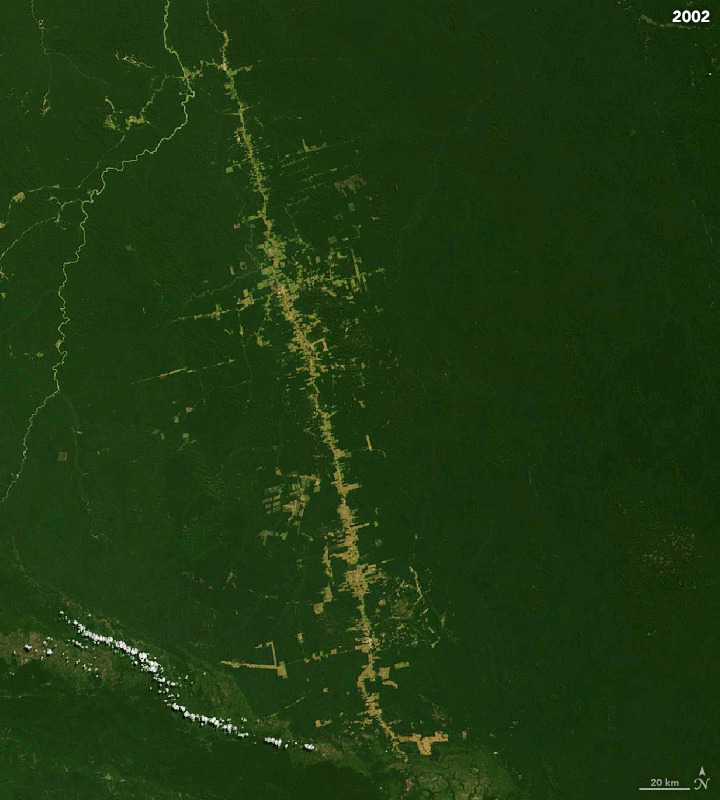
#> input picture Computer Vision/Actividad_3/img/images-0002.jpg, 720 x 800 px, given in place of lenna.png, which was not available
$ jupyter execute T6_Explicacion_Ecualizacion_del_histograma.ipynb   (text cells are left out)
#> lines starting #> are read from the running program, lines starting #| are printed output that depends on the picture; pictures that were not available may be replaced by others from this repository, and a replacement may not be noted
[cell 1]
# Importar Librerías
import cv2
import numpy as np
import matplotlib.pyplot as plt
import requests
from io import BytesIO
# from google.colab import files
import pandas as pd
# filtra warnings
import warnings
warnings.filterwarnings('ignore')

[cell 2]
# Función para redimensionar la imagen
def resize_image(image, size):
    return cv2.resize(image, (size, size), interpolation=cv2.INTER_AREA)

# Función para mostrar una imagen con los valores de intensidad pintados
def mostrar_imagen_con_valores(imagen, titulo):
    plt.imshow(imagen, cmap="gray")
    plt.title(titulo)
    plt.axis("off")
    for i in range(imagen.shape[0]):
        for j in range(imagen.shape[1]):
            value = imagen[i, j]
            plt.text(j, i, f"{value}", color="red", ha="center", va="center", fontsize=8)

# Función para calcular y mostrar histograma y CDF
def mostrar_histograma_e_cdf(imagen, titulo, ax):
    hist, bins = np.histogram(imagen.flatten(), 256, [0, 256])
    cdf = hist.cumsum()
    cdf_normalized = cdf * float(hist.max()) / cdf.max()

    ax.plot(cdf_normalized, color="b", label="CDF")
    ax.hist(imagen.flatten(), bins=256, color="gray", alpha=0.7, label="Histograma")
    ax.set_title(titulo)
    ax.set_xlabel("Intensidad")
    ax.set_ylabel("Frecuencia")
    ax.legend()

[cell 3]
# uploaded = files.upload()
# image_path = list(uploaded.keys())[0]
# image = cv2.imread(image_path, cv2.IMREAD_GRAYSCALE)

image = cv2.imread('../../data/img/lenna.png', cv2.IMREAD_GRAYSCALE)
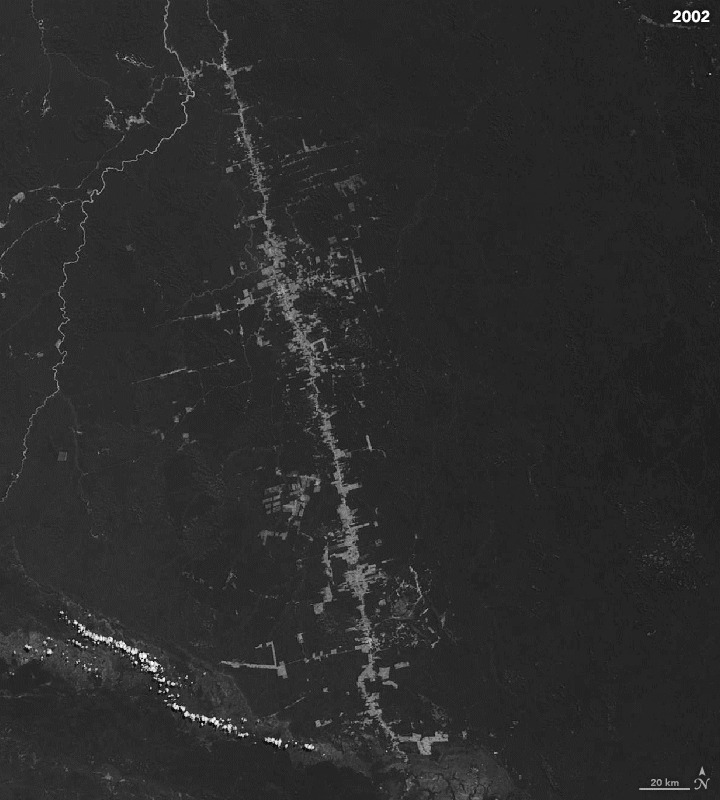
#> image: shape (800, 720); min 6, max 255, mean 43.8


# Redimensionar la imagen a 16x16 píxeles, puedes probar a cambiar a otras resoluciones! 32x32 etc
size_x = 16
size_y = 16
resized_image = cv2.resize(image, (size_x, size_y), interpolation=cv2.INTER_AREA)

# Crear la figura
plt.figure(figsize=(8, 8))
plt.imshow(resized_image, cmap="gray")
plt.title(f"Imagen en escala de grises ({size_x}x{size_y}) con valores de intensidad")
plt.axis("off")

# Añadir los valores de intensidad en cada píxel
for i in range(resized_image.shape[0]):
    for j in range(resized_image.shape[1]):
        value = resized_image[i, j]
        plt.text(j, i, f"{value}", color="red", ha="center", va="center", fontsize=10)

# Mostrar la imagen con los valores
plt.show()
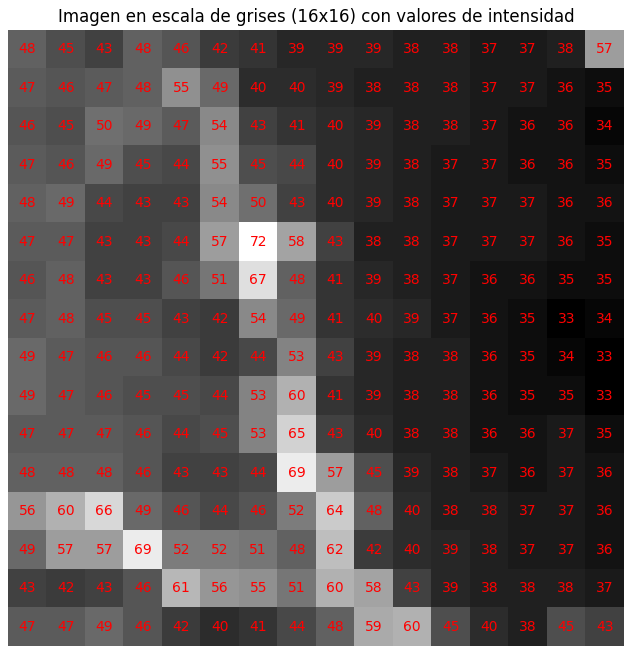
#> figure drawn by matplotlib, 1 panel

[cell 4]
# Calcular la frecuencia de intensidades
unique, counts = np.unique(resized_image, return_counts=True)
#> unique = 36 values from 33 to 72; counts = 36 values, max 27 at index 5, min 1 at index 26, mean 7.11
frequency_df = pd.DataFrame({"Intensity": unique, "Frequency": counts})
#> frequency_df = table of 36 rows and 2 columns


# Calcular la suma acumulativa
frequency_df["Cumulative Sum"] = frequency_df["Frequency"].cumsum()
frequency_df
#> Out = table of 36 rows and 3 columns

[cell 5]
hist,bins = np.histogram(resized_image.flatten(),256,[0,256])
#> hist = 256 values, max 27 at index 38, min 0 at index 0, mean 1; bins = 257 values from 0 to 256

cdf = hist.cumsum()
#> cdf = 256 values from 0 to 256
cdf_normalized = cdf * float(hist.max()) / cdf.max()
#> cdf_normalized = 256 values from 0 to 27

# Histograma de la imagen original
plt.plot(cdf_normalized, color = 'b')
plt.hist(resized_image.flatten(), bins=256, color='gray', alpha=0.9)
plt.title("Histograma Escala de Grises")
plt.xlabel("Intensidad")
plt.ylabel("Frecuencia")
plt.legend(["CDF", "Histograma"])
plt.show();
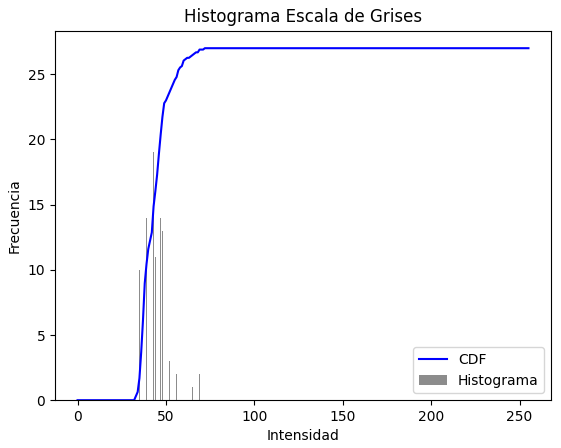
#> figure drawn by matplotlib, 1 panel; tallest bar 27 high, from x = 37.88 to 38.03; curve peaks at x = 72, y = 27

[cell 6]
# Calcular el histograma y el CDF
unique, counts = np.unique(resized_image, return_counts=True)
cdf = np.cumsum(counts)
#> cdf = 36 values from 3 to 256
cdf_min = np.min(cdf)
#> cdf_min = 3
total_pixels = resized_image.size
#> total_pixels = 256
L = 256  # Rango de intensidades (0-255)

# Crear un mapa de mapeo para intensidades
mapping = {}
for intensity, freq, cdf_val in zip(unique, counts, cdf):
    mapping[intensity] = round(((cdf_val - cdf_min) / (total_pixels - cdf_min)) * (L - 1))
#> this loop made 36 passes
#> (intensity, freq, cdf_val) on passes 1 to 12: (33, 3, 3), (34, 3, 6), (35, 10, 16), (36, 19, 35), (37, 23, 58), (38, 27, 85), (39, 14, 99), (40, 11, 110), (41, 6, 116), (42, 6, 122), (43, 19, 141), (44, 11, 152)
#> after the loop, mapping = 36 items

# Ecualizar la imagen usando el mapeo
equalized_image = np.zeros_like(resized_image)
for intensity in unique:
    equalized_image[resized_image == intensity] = mapping[intensity]
#> this loop made 36 passes
#> intensity on passes 1 to 12: 33, 34, 35, 36, 37, 38, 39, 40, 41, 42, 43, 44

# Crear la figura y mostrar las imágenes lado a lado
plt.figure(figsize=(12, 6))

# Mostrar la imagen original
plt.subplot(1, 2, 1)
mostrar_imagen_con_valores(resized_image, "Imagen Original con Valores")

# Mostrar la imagen ecualizada
plt.subplot(1, 2, 2)
mostrar_imagen_con_valores(equalized_image, "Imagen Ecualizada con Valores")

plt.tight_layout()
plt.show()
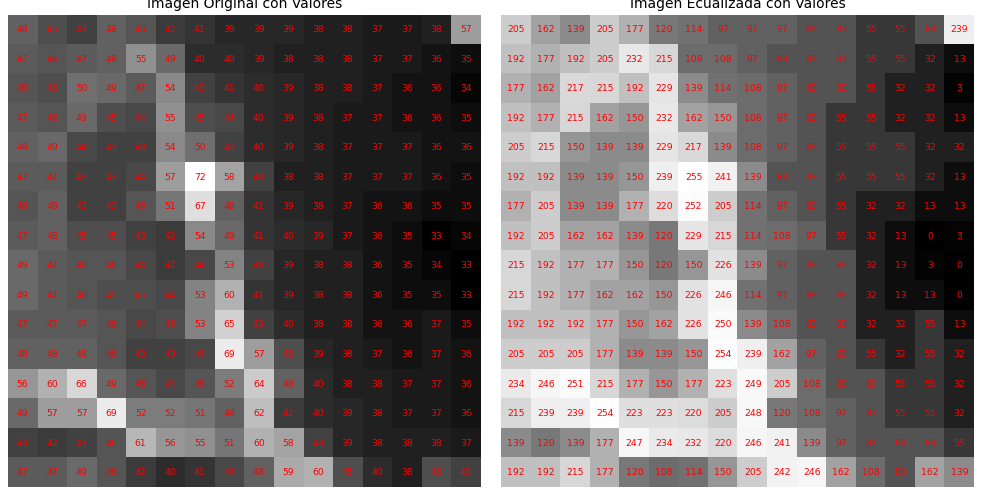
#> figure drawn by matplotlib, 2 panels

[cell 7]
# Ecualizar la imagen utilizando OpenCV
equalized_image_cv2 = cv2.equalizeHist(resized_image)

# Crear la figura y mostrar las imágenes lado a lado
plt.figure(figsize=(12, 6))


# Mostrar la imagen original
plt.subplot(1, 2, 1)
mostrar_imagen_con_valores(resized_image, "Imagen Original con Valores")

# Mostrar la imagen ecualizada
plt.subplot(1, 2, 2)
mostrar_imagen_con_valores(equalized_image_cv2, "Imagen Ecualizada con Valores (OpenCV)")

plt.tight_layout()
plt.show()

[cell 8]
# Crear la figura para los tres casos
fig, axs = plt.subplots(1, 3, figsize=(18, 6))

# Histograma y CDF para imagen original
mostrar_histograma_e_cdf(resized_image, "Original", axs[0])
#> in mostrar_histograma_e_cdf, `hist, bins = np.histogram(imagen.flatten(), 256, [0, 256])`: bins = 257 values from 0 to 256
#> in mostrar_histograma_e_cdf, `cdf = hist.cumsum()`: cdf = 256 values from 0 to 256
#> in mostrar_histograma_e_cdf, `cdf_normalized = cdf * float(hist.max()) / cdf.max()`: cdf_normalized = 256 values from 0 to 27
# Histograma y CDF para ecualización manual
mostrar_histograma_e_cdf(equalized_image, "Ecualización Manual", axs[1])
# Histograma y CDF para ecualización con OpenCV
mostrar_histograma_e_cdf(equalized_image_cv2, "Ecualización OpenCV", axs[2])

plt.tight_layout()
plt.show()
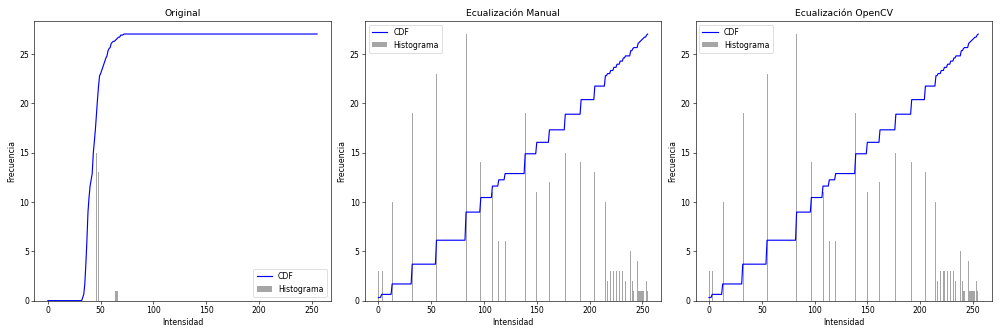
#> figure drawn by matplotlib, 3 panels; panel 1: tallest bar 27 high, from x = 37.88 to 38.03; panel 1: curve peaks at x = 72, y = 27; panel 2: tallest bar 27 high, from x = 82.68 to 83.67; panel 2: curve peaks at x = 255, y = 27

$ run again, on Computer Vision/Actividad_3/img/images-0004.jpg
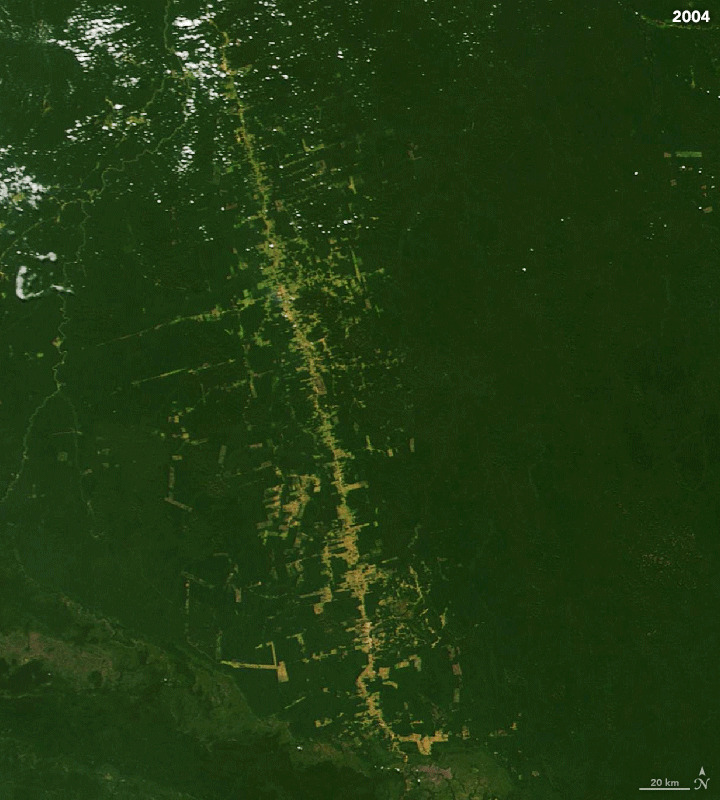
#> input picture Computer Vision/Actividad_3/img/images-0004.jpg, 720 x 800 px, given in place of lenna.png, which was not available
#> unique = 37 values from 35 to 95; counts = 37 values, max 52 at index 3, min 1 at index 0, mean 6.92
#> frequency_df = table of 37 rows and 2 columns
#> Out = table of 37 rows and 3 columns
#> `hist,bins = np.histogram(resized_image.flatten(),256,[0,256])`: hist = 256 values, max 52 at index 38, min 0 at index 0, mean 1; bins = 257 values from 0 to 256
#> `cdf = hist.cumsum()`: cdf = 256 values from 0 to 256
#> `cdf_normalized = cdf * float(hist.max()) / cdf.max()`: cdf_normalized = 256 values from 0 to 52
#> `cdf = np.cumsum(counts)`: cdf = 37 values from 1 to 256
#> cdf_min = 1
#> the loop `for intensity, freq, cdf_val in zip(unique, counts, cdf):` made 37 passes
#> (intensity, freq, cdf_val) on passes 1 to 8: (35, 1, 1), (36, 3, 4), (37, 10, 14), (38, 52, 66), (39, 18, 84), (40, 11, 95), (41, 14, 109), (42, 12, 121)
#> after the loop `for intensity, freq, cdf_val in zip(unique, counts, cdf):`: mapping = 37 items
#> the loop `for intensity in unique:` made 37 passes
#> intensity on passes 1 to 8: 35, 36, 37, 38, 39, 40, 41, 42
#> `plt.show()`:
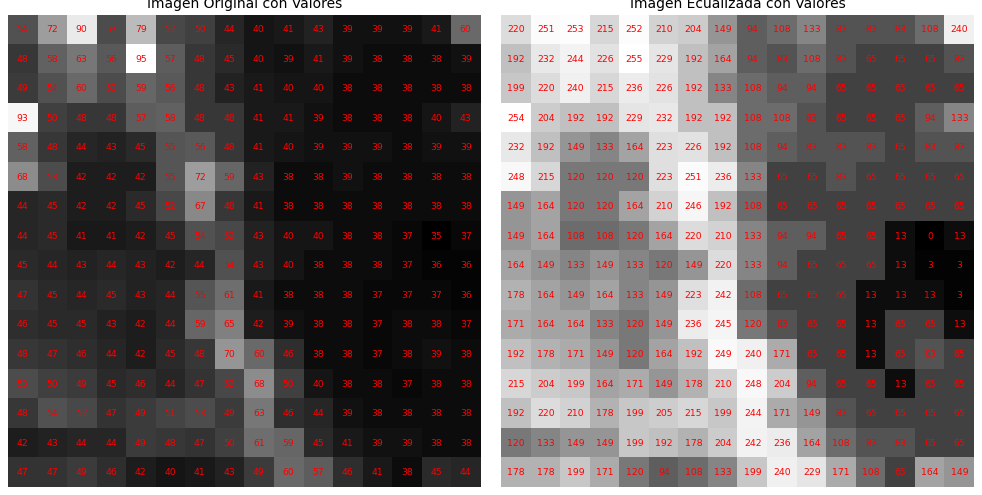
#> figure drawn by matplotlib, 2 panels
#> in mostrar_histograma_e_cdf, `hist, bins = np.histogram(imagen.flatten(), 256, [0, 256])`: bins = 257 values from 0 to 256
#> in mostrar_histograma_e_cdf, `cdf = hist.cumsum()`: cdf = 256 values from 0 to 256
#> in mostrar_histograma_e_cdf, `cdf_normalized = cdf * float(hist.max()) / cdf.max()`: cdf_normalized = 256 values from 0 to 52
#> `plt.show()`:
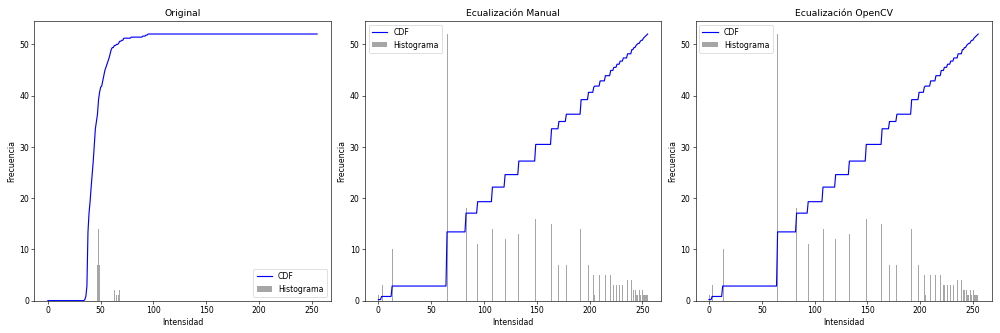
#> figure drawn by matplotlib, 3 panels; panel 1: tallest bar 52 high, from x = 37.81 to 38.05; panel 1: curve peaks at x = 95, y = 52; panel 2: tallest bar 52 high, from x = 64.75 to 65.74; panel 2: curve peaks at x = 255, y = 52
